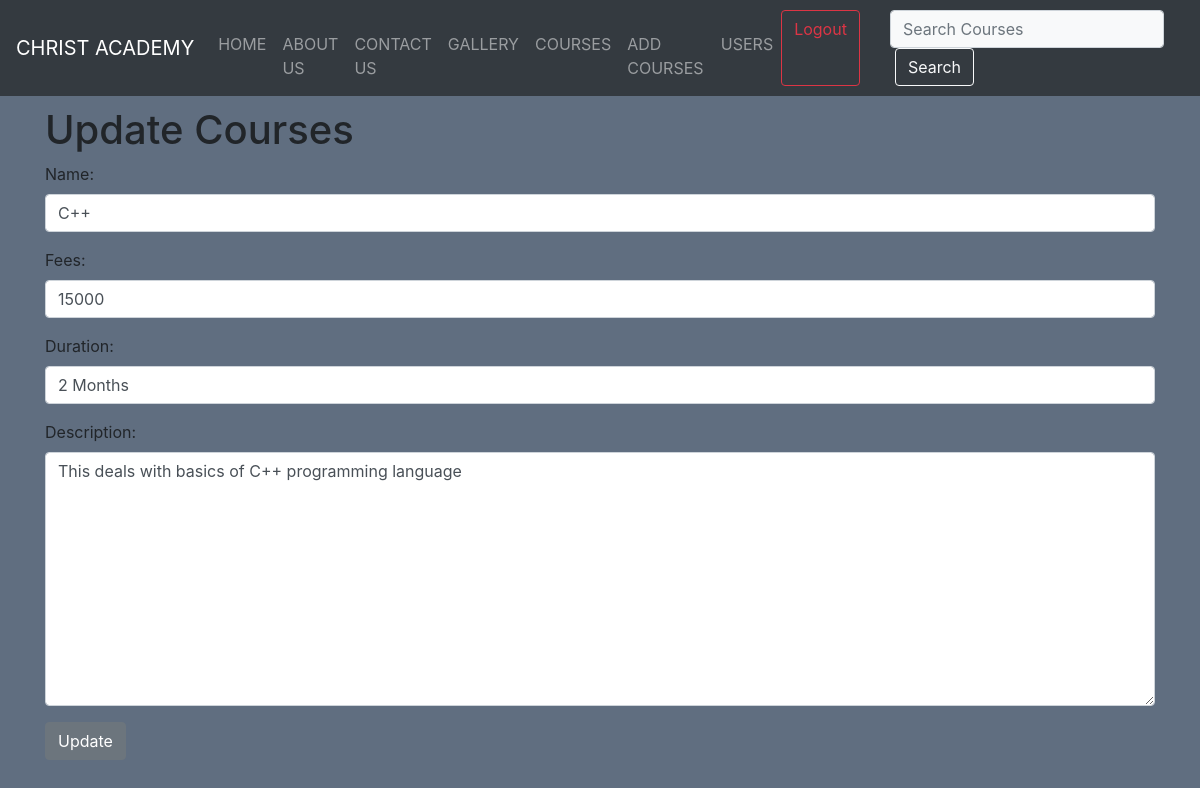
Screenshot of /updatecourse/5 (signed in) with the database file from the repository.
### webapp/models.py (models this page shows, shortened)
class Course(models.Model):
    name=models.CharField(max_length=30)
    fees=models.CharField(max_length=100000, )
    duration=models.CharField(max_length=100, )
    description=models.TextField(blank=True)

### webapp/views.py (the view)
# urls.py: path('updatecourse/<course_id>',updateCourse,name='updatecoursePage'),
def updateCourse(request,course_id):
    course=Course.objects.get(pk=course_id)
    form=CourseForm(request.POST or None, instance=course)
    if form.is_valid():
        form.save()
        return redirect('coursesPage')
    return render(request,'webapp/courseUpdate.html',{'form':form })

### webapp/forms.py
class CourseForm(ModelForm):
    name=forms.CharField(max_length=25,widget=forms.TextInput(attrs={'class':'form-control'}))
    fees=forms.CharField(max_length=25,widget=forms.TextInput(attrs={'class':'form-control'}))
    duration=forms.CharField(max_length=25,widget=forms.TextInput(attrs={'class':'form-control'}))
    class Meta:
        model=Course
        fields="__all__"
        widgets={
            'description': forms.Textarea(attrs={'class' :'form-control' }),
        }

### webapp/templates/webapp/courseUpdate.html
{% extends 'webapp/base.html' %} {% block content %}
<div class="container">
  {% if user.is_authenticated and user.is_superuser %}
  <h1>Update Courses</h1>
  <form action="" method="POST">
    {% csrf_token %} {{form.as_p}}
    <input type="submit" value="Update" class="btn btn-secondary" />
  </form>
  {% endif %}
</div>
{% endblock content %}

### webapp/static/css/gall.css (style rules this page uses)
.form-control { background-color: black; }

### rows the page displays
Course: name "C++", fees "15000", duration "2 Months", description "This deals with basics of C++ programming language"
